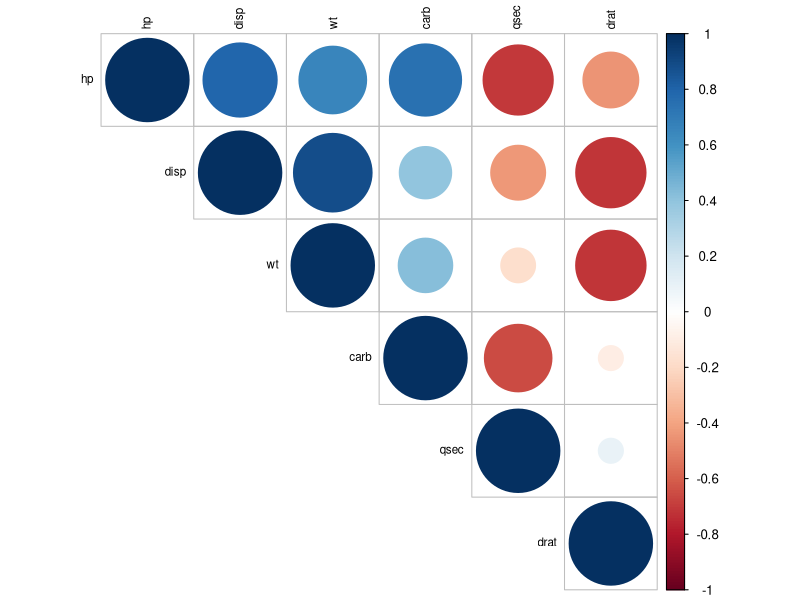
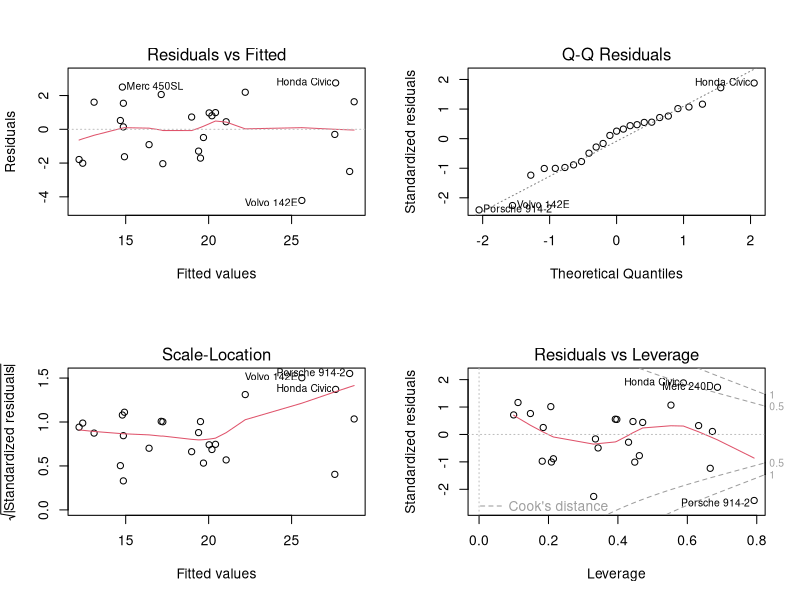
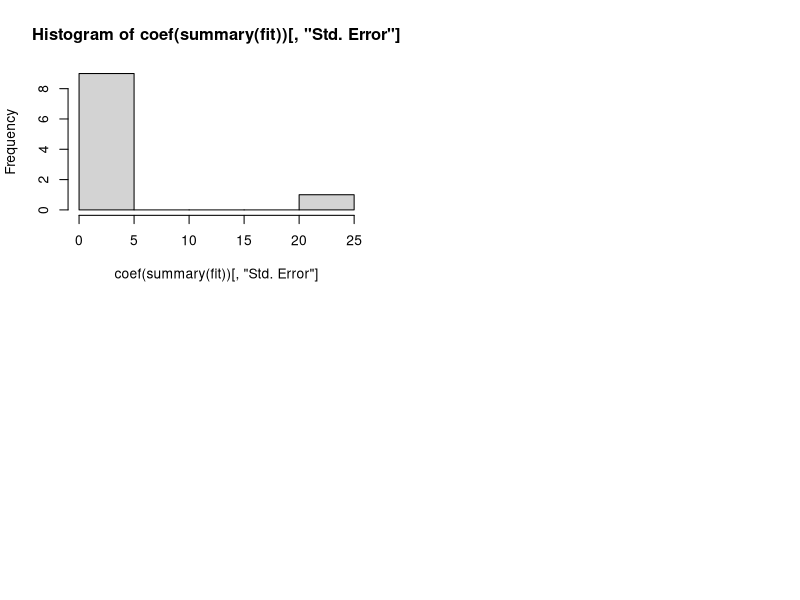

Write R code to recreate these figures, in order.
#Install packages ggplot2, car, caret, corrplot and use library to use them  

install.packages("ggplot2")
install.packages("car")
install.packages("caret")
install.packages("corrplot")

#to verify if packages are installed
library("ggplot2")
library("car")
library("caret")
library("corrplot")

#Load the MTCARS file from the R studio default dataset
data(mtcars)

#Understand the dataset by using standard function str , head and summary 
str(mtcars)
head(mtcars)
summary(mtcars)

#Factorise am, cyl, vs and gear fields 
mtcars$am = as.factor(mtcars$am)
mtcars$cyl = as.factor(mtcars$cyl)
mtcars$vs = as.factor(mtcars$vs)
mtcars$gear = as.factor(mtcars$gear)

#Dropping dependent variable for calculating Multicollinearity(mpg) 
#subset(mtcars, select = c(cyl,disp,hp,drat,wt,qsec,vs,am,gear,carb))
mtcars_a = subset(mtcars, select = -c(mpg))

#Display the new data and check if mpg is displayed or not  
mtcars_a

str(mtcars_a)

#Identifying numeric variables using apply function and display
#apply,sapply,lapply
#lapply(mtcars_a , is.numeric) data frame > returns a list
#apply(mtcars_a , 1 , is.numeric) #matrix as input -- row wise
#apply(mtcars , 2 , is.numeric) #matrix as input - column wise

numeric_data = mtcars_a[sapply(mtcars_a , is.numeric)]  #dataframe > returns vector
numeric_data

#Calculating Correlation => cor
mtcorr = cor(numeric_data)

#Visualize Correlation Matrix 
print(mtcorr)

#Visualize Correlation Matrix  
#method :- circle,square,ellipse,number,shade,color,pie
#type :- lower , upper
#order :- alphabet,FPC
#tl.cex :- size of the text
#tl.col :- color of the text
corrplot(mtcorr , method="circle" , type='upper',
         order = 'FPC' , tl.cex=0.7 , 
         tl.col=rgb(0,0,0,))


#Identifying Variable Names of Highly Correlated Variables
highlycorelated = findCorrelation(mtcorr , cutoff=0.7)
highlycorelated

#Print highly correlated attributes 
highlyCorCol = colnames(numeric_data)[highlycorelated]
highlyCorCol

#Remove highly correlated variables and create a new dataset 
#subset(mtcars , select = -c(hp,disp,wt))
dat1 = mtcars[ , -which(colnames(mtcars) %in% highlyCorCol)]
print(dat1)
#mtcars for the training purpose but without highly correlated data

#Step 1: - Took the data
#Step 2: - Assign the column which are categorical as categorical using factor
#Step 3: - Removed MPG which is target variable to calculate coreation within the features
#Step 4: - Calculated correlation on non-categorical information i.e. numerical information
#Step 5: - Figured out highest correlated features
#Step 6:- Removed Highest correlated features from overall data i.e. mtcars
#step 7: - trained the model using the data created in last step

str(dat1)
#Numerical data was used to find correlations
#For training the model we have to use complete data set
#So select the variable for the training from complete data set


#Split the data for training and testing seperately
dt = sort(sample(nrow(dat1), nrow(dat1)*.8))
train <- dat1[dt,]
test <- dat1[-dt,]

#Build Linear Regression Model 
fit = lm(mpg ~ ., data = train)

#Check Model Performance using summary 
summary(fit)

#Extracting Coefficients using summary 
summary(fit)$coeff

#Plot the fit model in a 2*2 matrix using par  
par(mfrow=c(2,2))
plot(fit)

#Extracting R-squared value 
#Extracting Adjusted R-squared value
summary(fit)$r.squared
summary(fit)$adj.r.squared

#Use function predict for the fit and dataframe from activity 5  
pred1 = predict(fit,train)

#Use cbind to combine original mtcars and predicted values  
final_train_data1 = cbind(train,pred1)
final_train_data1

#Print both actual and predicted mpg 
subset(final_train_data1, select = c(mpg, pred1))


#Evaluation on test data

install.packages("Metrics")
library(Metrics)

#predict using test data
pred2 = predict(fit,test)

#Sum of Squared error :- real mpg value,predicted mpg value
sse(test$mpg,pred2)
#Mean Squared Error
mse(test$mpg,pred2)
#Root Mean Squared Error
rmse(test$mpg,pred2)
#Mean Absolute Error
mae(test$mpg,pred2)

#Coefficient of determination : - R-Squared on test data
error = test$mpg - pred2
error
R_Squared = 1 - (sum(error^2) / sum((test$mpg - mean(test$mpg))^2))
R_Squared

#Adjusted R - Squared
adj_r_squared = 1 - (mse(test$mpg,pred2) / var(test$mpg))
adj_r_squared


#Histogram plot of Error
coef(summary(fit))[,"Std. Error"]
hist(coef(summary(fit))[,"Std. Error"])

#Explain the Project background and Project Objective
#Explain the Data that you have
#Explain Data Exploration process and the result
#Explain Data Correlation Test Result
#Explain Data Visualization Result
#Explain Data Preparation/Data Cleansing
#Explain Feature selection, feature engineering
#Explain Algorithm Selection
#Explain Residual and Evaluate the model (RMSE)
#Explain the Model created
#Explain the use of Azure machine learning in training the model
